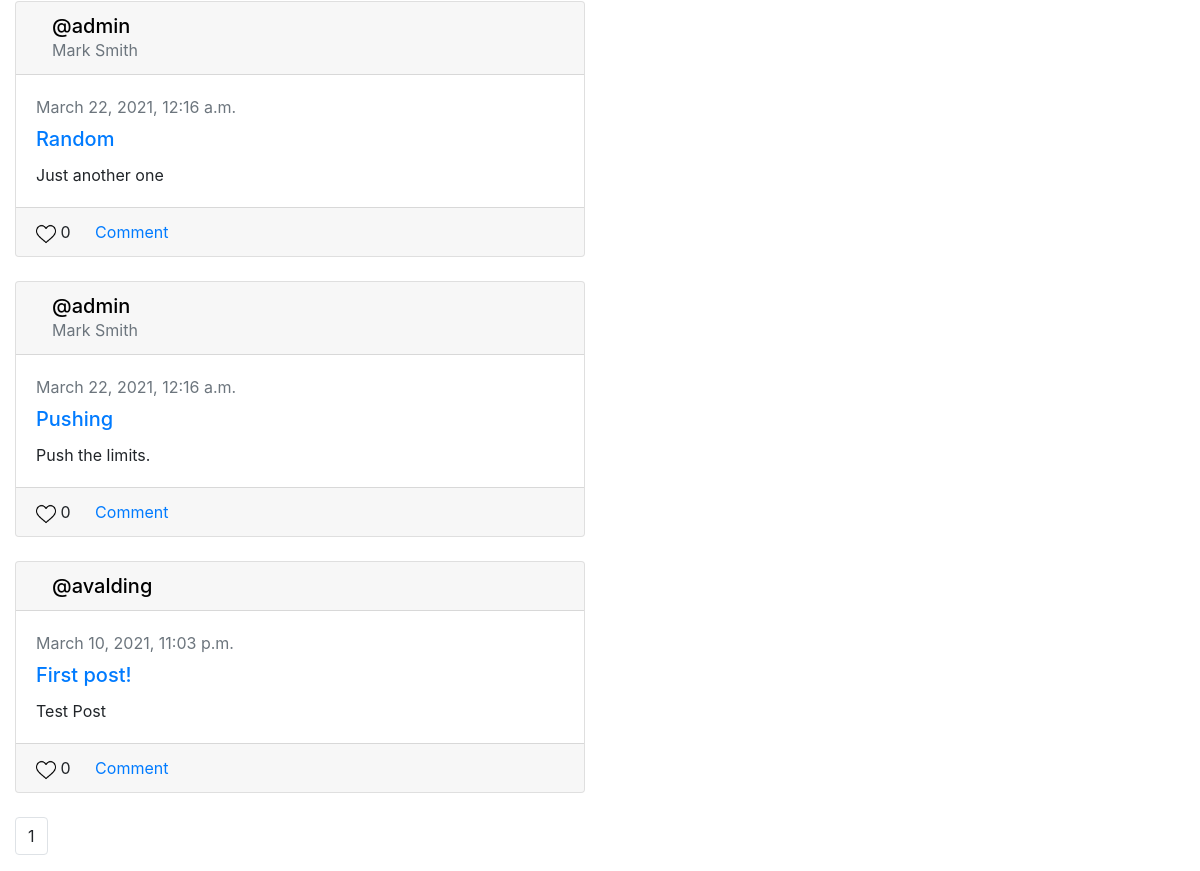
Page /following (signed in, lower part) on the earlier database version.
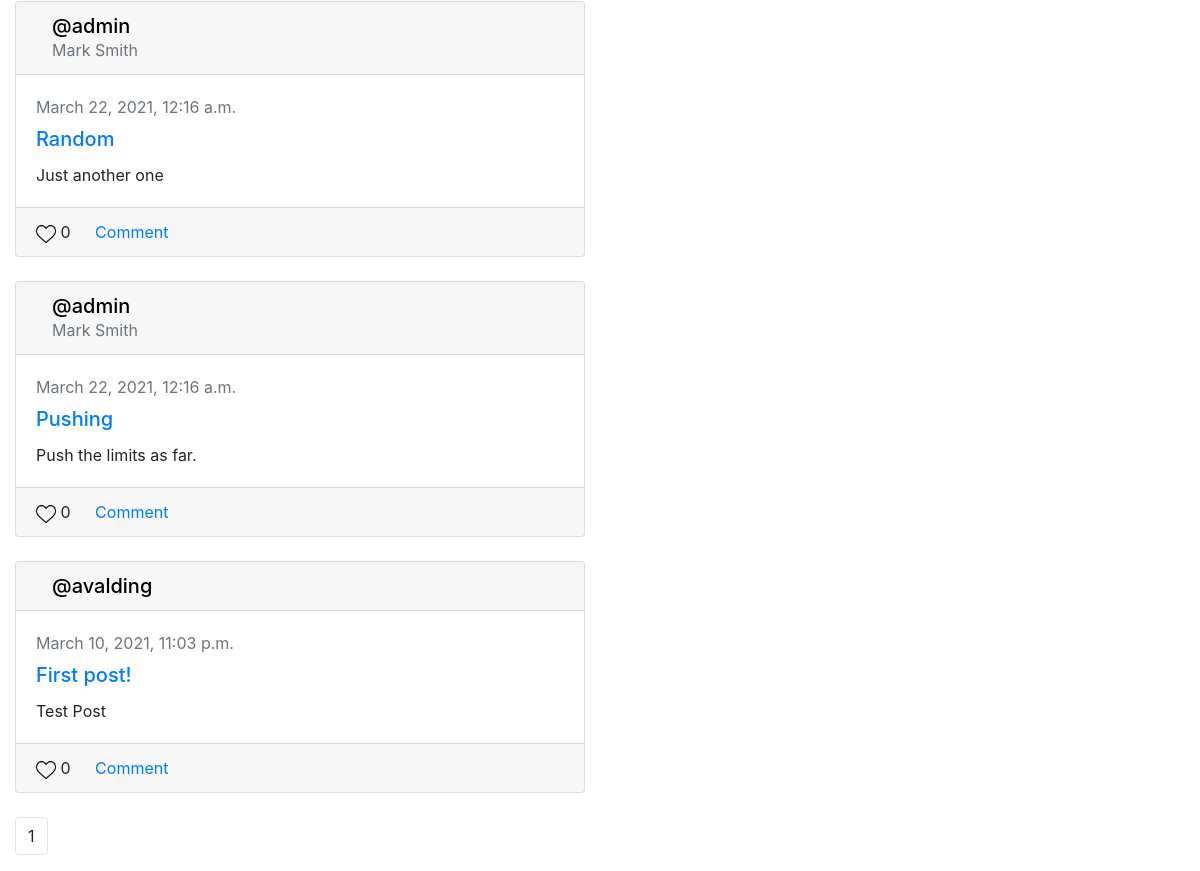
Same page on the later database version.
### network/models.py (models this page shows, shortened)
class Post(models.Model):
    username = models.ForeignKey("User", on_delete=models.CASCADE, related_name="posts")
    creationDate = models.DateTimeField(auto_now=True)
    title = models.CharField(blank=True, max_length=255)
    post = models.TextField(blank=True)
    image = models.CharField(blank=True, max_length=255)
    likes = models.IntegerField(default=0)

class User(AbstractUser):
    profilePicture = models.CharField(blank=True, max_length=255)
    followers = models.IntegerField(default=0)
    description = models.CharField(blank=True, max_length=255)
    following = models.IntegerField(default=0)

### network/views.py (the view)
# urls.py: path("following", views.following, name="following"),
def following(request):
    user = request.user
    userids = []
    followed = Follow.objects.filter(followedBy=user.id)
    for posters in followed:
        userids.append(posters.user)
    all_posts = Post.objects.filter(username__in=userids)
    paginator = Paginator(all_posts, 10)
    page_number = request.GET.get("page")
    posts = paginator.get_page(page_number)
    return render(request, "network/following.html", {
        "posts": posts
    })

### network/templates/network/following.html (shortened to what this page needs)
{% extends "network/layout.html" %}
{% load static %}
{% block body %}
<br>
<div class="container-fluid gedf-wrapper">
    <div class="row">
        <div class="col-md-6 gedf-main">
        {% for post in posts %}
            <div class="card gedf-card">
                <div class="card-header">
                    <div class="d-flex justify-content-between align-items-center">
                        <div class="d-flex justify-content-between align-items-center">
                            <div class="ml-2">
                                <div class="h5 m-0"><a href="{% url 'loadProfile' post.username.username user.username %}" style="text-decoration:none; color:black;" >@{{ post.username }}</a></div>
                                <div class="h7 text-muted">{{ post.username.first_name }} {{ post.username.last_name }}</div>
                            </div>
                        </div>
                    </div>
                </div>
                <div class="card-body">
                    <div class="text-muted h7 mb-2"> {{ post.creationDate }}</div>
                    <a class="card-link" href="#">
                        <h5 class="card-title">{{ post.title }}</h5>
                    </a>
                    <p class="card-text">
                        {{ post.post }}
                    </p>
                </div>
                <div class="card-footer">
                    <a href="" class="card-link" onclick="return  changeIcon()"><image src="{% static 'network/emptyHeart.png' %}" id="Like" width="20" height="20" alt="Like"></a> {{ post.likes }}
                    <a href="#" class="card-link"> Comment</a>
                </div>
            </div>
            <br>
            {% endfor %}
            <nav aria-label="Page navigation example">
                <ul class="pagination">
                <li class="page-item"><a class="page-link" >{{ posts.number }}</a></li>
                </ul>
              </nav>
        </div>
        <div class="col-md-3">
            <br>
        </div>
    </div>
</div>
{% endblock %}

### network/templates/network/layout.html (shortened to what this page needs)
{% load static %}
<!DOCTYPE html>
<html lang="en">
    <head>
        <link rel="stylesheet" href="https://stackpath.bootstrapcdn.com/bootstrap/4.4.1/css/bootstrap.min.css">
        <link href="//maxcdn.bootstrapcdn.com/bootstrap/4.1.1/css/bootstrap.min.css" rel="stylesheet" id="bootstrap-css">
        <link href="{% static 'network/styles.css' %}" rel="stylesheet">
    </head>
    <body>
        <div class="body">
            {% block body %}
            {% endblock %}
        </div>
    </body>
</html>

Differences in the rows shown:
changed Post "Pushing": post "Push the limits." → "Push the limits as far."
